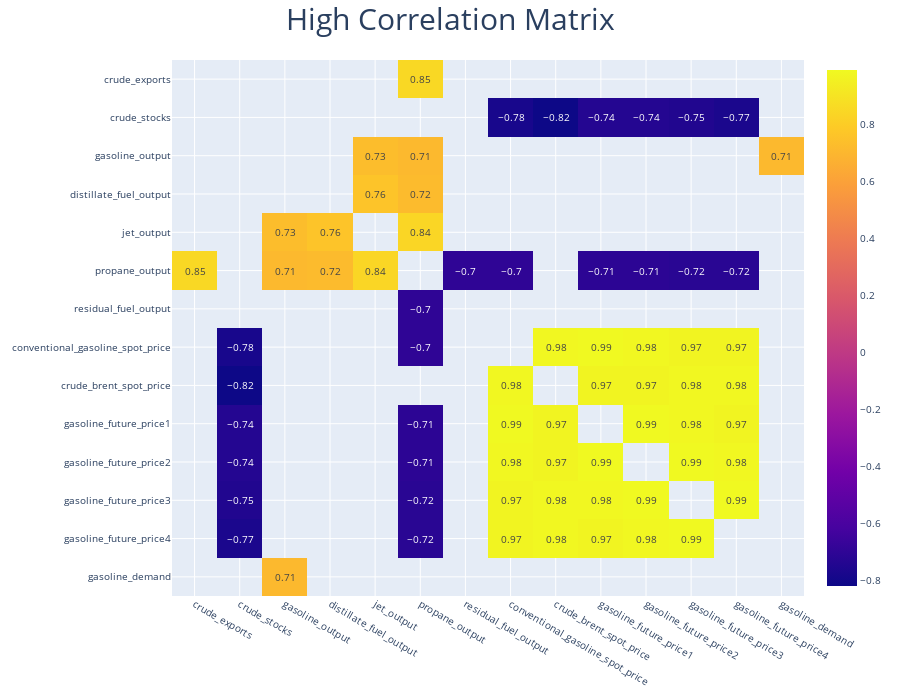

Notebook code cell kept with this figure:
### Code cell
fig = px.imshow(np.round(high_correlated,2), text_auto=True, aspect="auto")
fig.update_layout(title='High Correlation Matrix', height=700,font_size=10, title_font_size=30, title_x=0.5)
fig.show()

### Figure 1 — Plotly figure (JSON) as saved in the notebook; plotly's stock layout.template omitted (floating-point values rounded to 4 significant figures; data arrays with more than 128 entries replaced by an {"elided": "..."} marker saying what was removed)
{"data": [{"coloraxis": "coloraxis", "hovertemplate": "x: %{x}<br>y: %{y}<br>color: %{z}<extra></extra>", "name": "0", "texttemplate": "%{z}", "type": "heatmap", "x": ["crude_exports", "crude_stocks", "gasoline_output", "distillate_fuel_output", "jet_output", "propane_output", "residual_fuel_output", "conventional_gasoline_spot_price", "crude_brent_spot_price", "gasoline_future_price1", "gasoline_future_price2", "gasoline_future_price3", "gasoline_future_price4", "gasoline_demand"], "xaxis": "x", "y": ["crude_exports", "crude_stocks", "gasoline_output", "distillate_fuel_output", "jet_output", "propane_output", "residual_fuel_output", "conventional_gasoline_spot_price", "crude_brent_spot_price", "gasoline_future_price1", "gasoline_future_price2", "gasoline_future_price3", "gasoline_future_price4", "gasoline_demand"], "yaxis": "y", "z": {"elided": "14x14 float values"}}], "layout": {"coloraxis": {"colorscale": [[0, "#0d0887"], [0.1111, "#46039f"], [0.2222, "#7201a8"], [0.3333, "#9c179e"], [0.4444, "#bd3786"], [0.5556, "#d8576b"], [0.6667, "#ed7953"], [0.7778, "#fb9f3a"], [0.8889, "#fdca26"], [1, "#f0f921"]]}, "font": {"size": 10}, "height": 700, "margin": {"t": 60}, "title": {"font": {"size": 30}, "text": "High Correlation Matrix", "x": 0.5}, "xaxis": {"anchor": "y", "domain": [0, 1]}, "yaxis": {"anchor": "x", "autorange": "reversed", "domain": [0, 1]}}}
